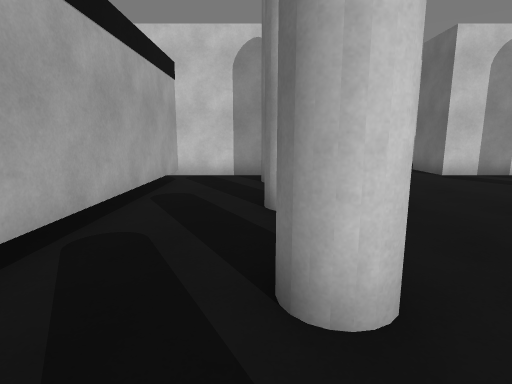
[1] (above)

16 first-person views from a walk through a 3-D level made in the Unity game engine. The camera is 1.3 m above the floor, tilts 10° down and sees 80° across. The floor is counted in squares, 1 m on a side. Each view is taken from the middle of a square. On the plan, view 1 faces up. The plan holds only what a view shows up to about 14 squares ahead; the rest is blank. The place goes on beyond the plan. The player is left out. Some animated figures are not drawn.

[2]
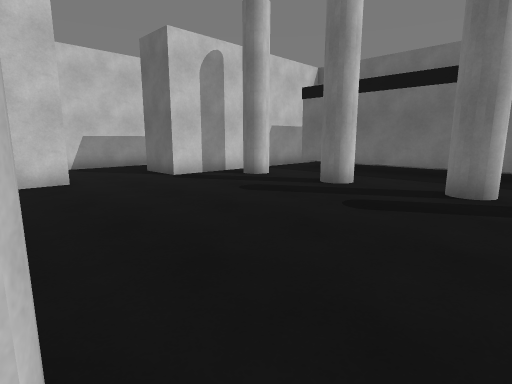

[3]
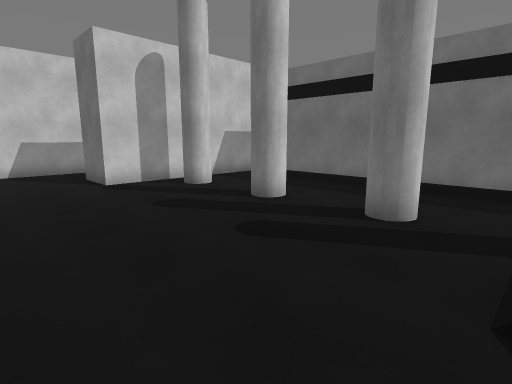

[4]
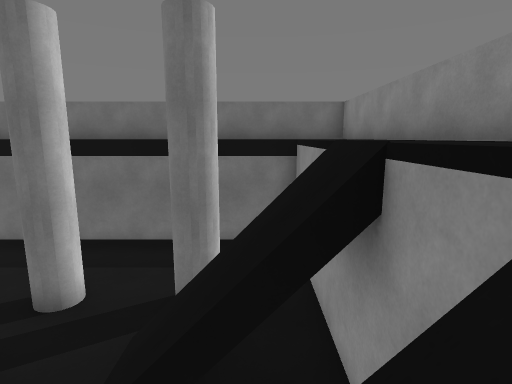

[5]
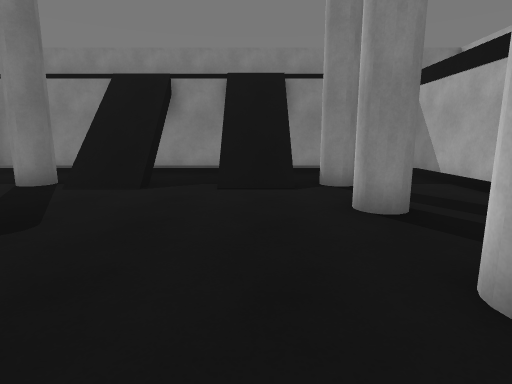

[6]
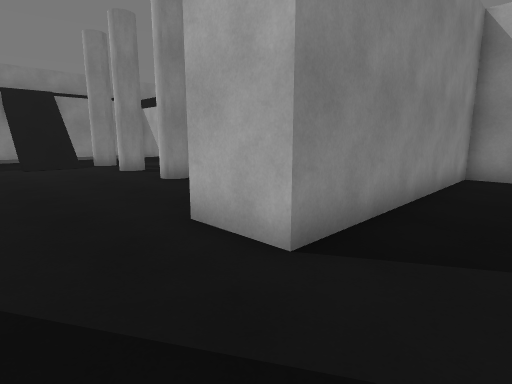

[7]
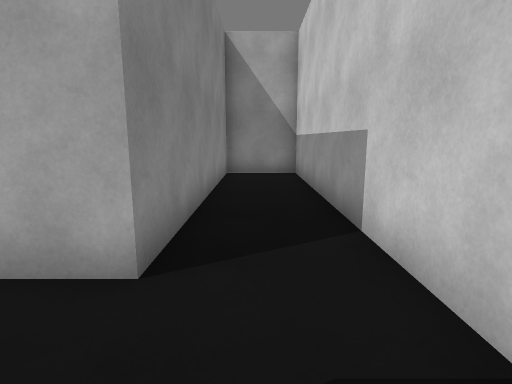

[8]
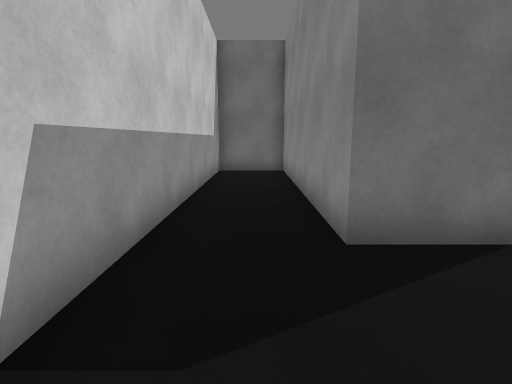

[9]
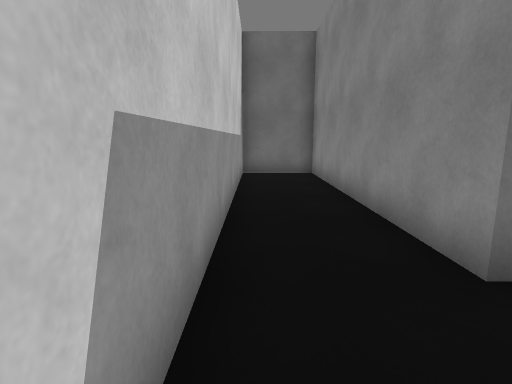

[10]
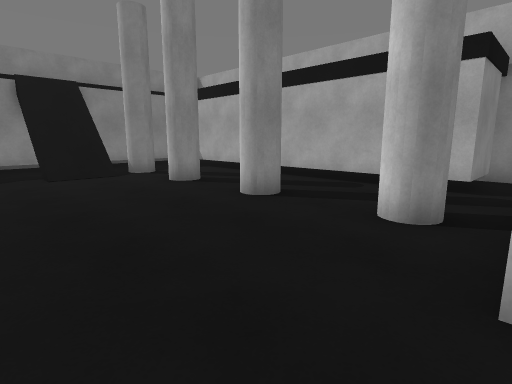

[11]
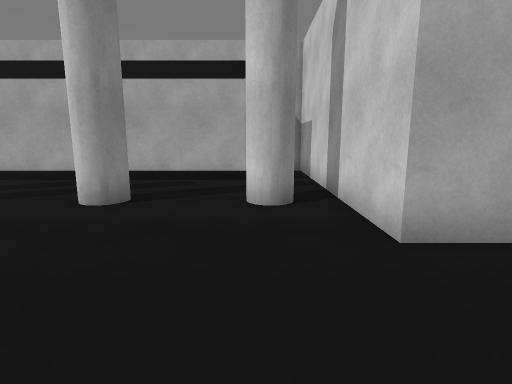

[12]
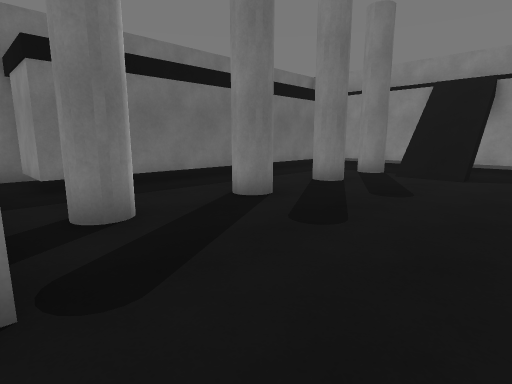

[13]
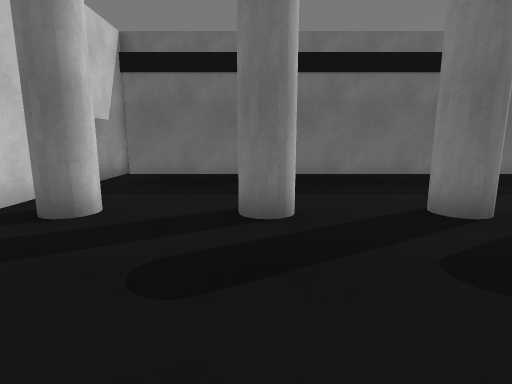

[14]
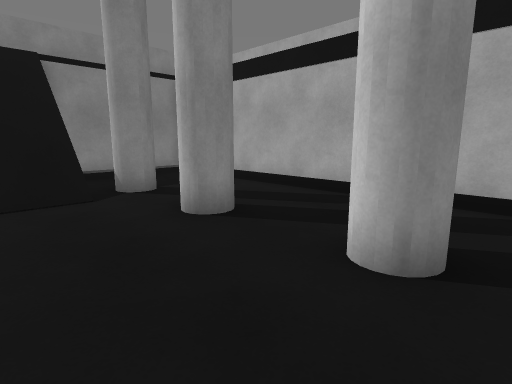

[15]
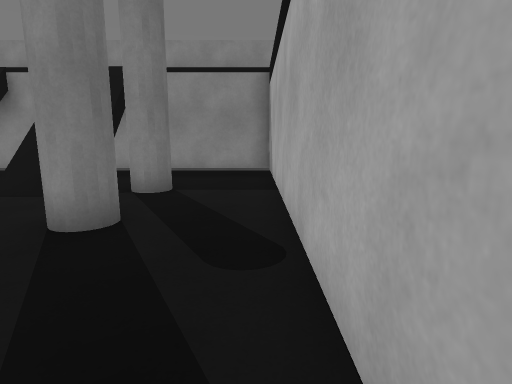

[16]
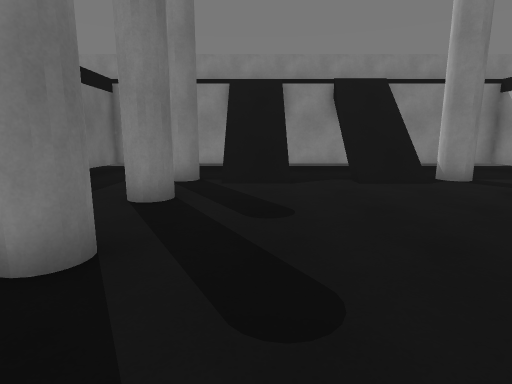

### Floor plan
Key: @ floor where view 1 was taken; # wall or solid block; x gap in a wall; . floor; / step, stairs or slope; = window, fence, low wall or low ledge.
Columns run from 6 left of view 1 to 16 right of it. Each row starts with its distance up from view 1.
 16 #######################
 15 #.....................#
 14 #.....................#
 13 ##########...##########
 12 ##########...##########
 11 ##########...##########
 10 #......x.......x......#
  9 ####...#.......#...####
  8    #...............#
  7    #...............#
  6    #...#.......#...#
  5    #...............#
  4    #...............#
  3    #...............#
  2    #...#.......#...#
  1    #...............#
  0    #..@////.///....#
 -1    #...#///.// #...#
 -2    #....//x.//x....#
 -3    ######=###=######

Positions as (right, up) in squares from view 1, and headings:
1: (0, 0), facing up
2: (1, 1), facing up-right
3: (3, 0), facing up-right
4: (3, -2), facing right
5: (3, 8), facing down
6: (6, 15), facing down-left
7: (6, 14), facing left
8: (3, 14), facing right
9: (4, 15), facing right
10: (6, 11), facing down-left
11: (7, 9), facing left
12: (4, 11), facing down-right
13: (4, 6), facing right
14: (4, 7), facing down-left
15: (-2, 7), facing down
16: (7, 9), facing down
